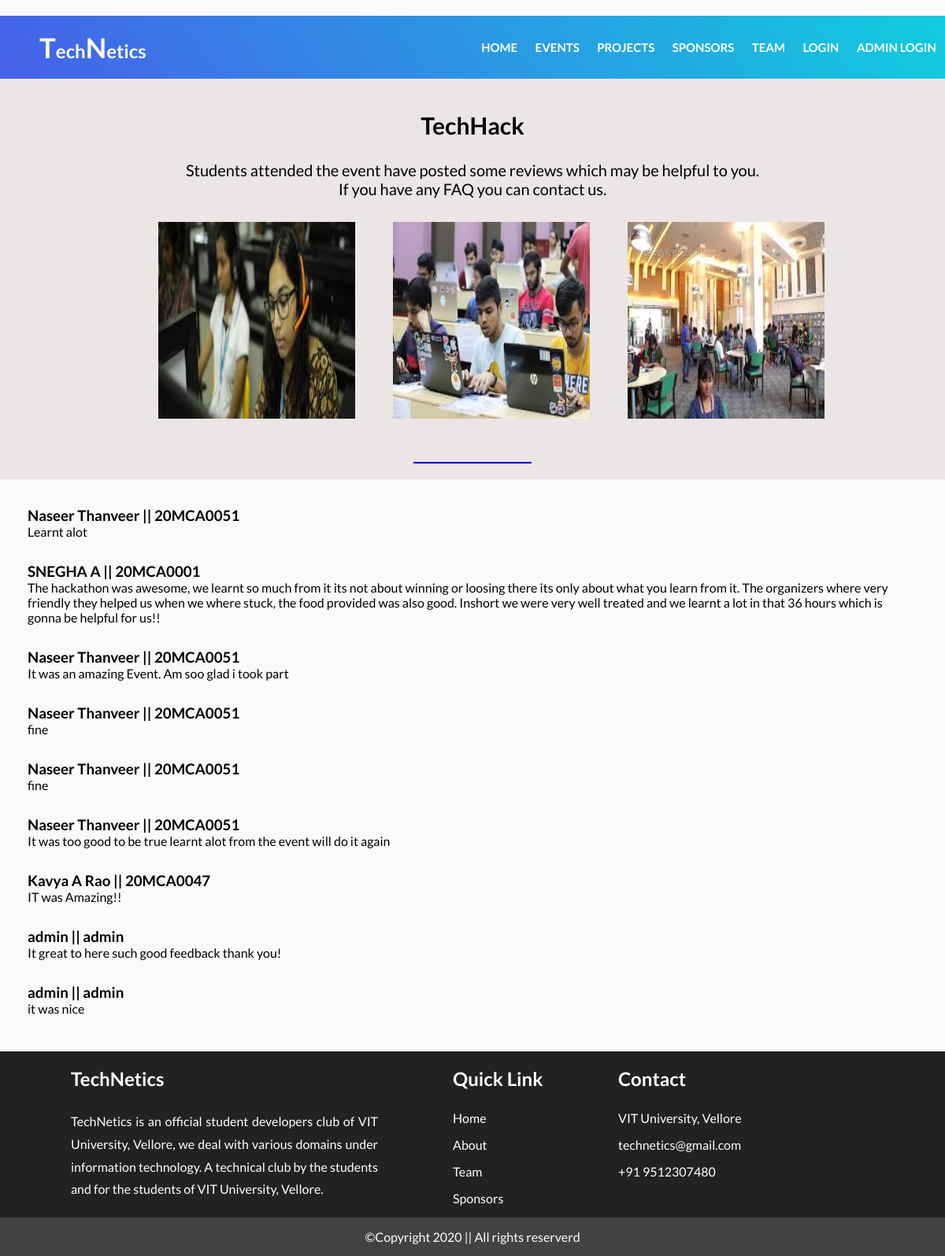
The page /review.php?event_id=1 on the database its author committed.
### tables this page shows
CREATE TABLE `reviews` (
  `id` int(10) NOT NULL,
  `regno` varchar(9) NOT NULL,
  `name` varchar(25) NOT NULL,
  `email` varchar(30) NOT NULL,
  `event` varchar(15) NOT NULL,
  `content` varchar(500) NOT NULL
);

### review.php (the view, shortened to what this page needs)
<?php
include('includes/server.php');
include('includes/header.php');
$event_id = $_GET['event_id'];
$event = "";
if ($event_id == 1) {
    $event = "TechHack";
}
?>
<!DOCTYPE html>
<html>
<head>
    <link rel="stylesheet" type="text/css" href="css/style.css" />
</head>
<body>
    <section>
        <div id="event1">
            <h2><?php echo $event; ?></h2>
            <div class="content">
                <p>Students attended the event have posted some reviews
                    which may be helpful to you.<br>
                    If you have any FAQ you can contact us.
                </p>
            </div>
            <div class="gall">
                <div class="imag">
                    <img src="images/events/event1(1).jpg">
                </div>
                <div class="imag">
                    <img src="images/events/event1(2).jpg">
                </div>
                <div class="imag">
                    <img src="images/events/event1(3).jpg">
                </div>
            </div>
            <hr>
        </div>
    </section>
    <section>
        <div class="revmain">
            <?php
            $sql = "SELECT * FROM reviews WHERE event='$event' or event='reply' ORDER BY id";
            $result = mysqli_query($con, $sql);
            if (mysqli_num_rows($result) > 0) {
                while ($row = mysqli_fetch_array($result)) {
                    $name = $row['name'];
                    $regno = $row['regno'];
                    $cont = $row['content'];
            ?>
                    <div class="rev">
                        <h3><?php echo $name; ?> || <?php echo $regno ?></h3>
                        <p class=".cont"><?php echo $cont; ?> </p>
                    </div>
            <?php
                }
            } else {
                echo "<h3>No Reviews yet!!</h3>";
            }
            ?>
        </div>
    </section>
    <?php include("includes/footer.php"); ?>
</body>
</html>

### css/style.css (style rules this page uses)
:root { --domains-min-width: 18em; --project-min-width: 20rem; --dom-mob-width: 21rem; --sponsors-min-width: 20rem; }
* { margin: 0px; padding: 0px; box-sizing: border-box; font-family: "lato"; }
body { margin: 0px; padding: 0px; background-color: #fafafa; color: black; font-family: "lato"; }
section { display: flex; }
h2 { padding-top: 20px; padding-bottom: 5px; color: white; text-align: center; line-height: 30px; }
hr { height: 2px; border-color: blue; background-color: blue; text-align: center; margin-top: 20px; margin-bottom: 20px; margin-left: auto; margin-right: auto; width: 150px; }
html { scroll-behavior: smooth; }
#event1 { margin-top: 7%; width: 100%; background-color: #ebe5e5; }
#event1 h2 { text-align: center; font-weight: 700; padding-top: 2em; padding-bottom: 1em; font-size: 30px; color: black; }
#event1 .content p { color: black; margin-left: 5%; margin-right: 5%; font-size: 20px; text-align: center; padding-bottom: 1.5em; }
.gall { display: flex; justify-content: center; }
.imag img { width: 250px; height: 250px; margin-left: 3em; margin-bottom: 2em; }

### review.php (style rules this page uses)
.revmain { width: 100%; padding: 25px; background-color: #fafafa; display: block; justify-content: space-between; }
.revmain .rev { padding: 10px; border: 0.5px #ccc; margin-bottom: 10px; border-radius: 25px; }

### rows shown on the page
reviews: name "Naseer Thanveer", regno "20MCA0051", content "Learnt alot"
reviews: name "SNEGHA A", regno "20MCA0001", content "The hackathon was awesome, we learnt so much from it its not about winning or loosing there its only about what you learn from it. The organizers where very friendly they helped us when we where stuck, the food provided was also good. Inshort we were very well treated and we learnt a lot in that 36 hours which is gonna be helpful for us!!"
reviews: name "Naseer Thanveer", regno "20MCA0051", content "It was an amazing Event. Am soo glad i took part"
reviews: name "Naseer Thanveer", regno "20MCA0051", content "fine"
reviews: name "Naseer Thanveer", regno "20MCA0051", content "fine"
reviews: name "Naseer Thanveer", regno "20MCA0051", content "It was too good to be true learnt alot from the event will do it again"
reviews: name "Kavya A Rao", regno "20MCA0047", content "IT was Amazing!!"
reviews: name "admin", regno "admin", content "It great to here such good feedback thank you!"
reviews: name "admin", regno "admin", content "it was nice"

### other values the page prints
$event "TechHack"
